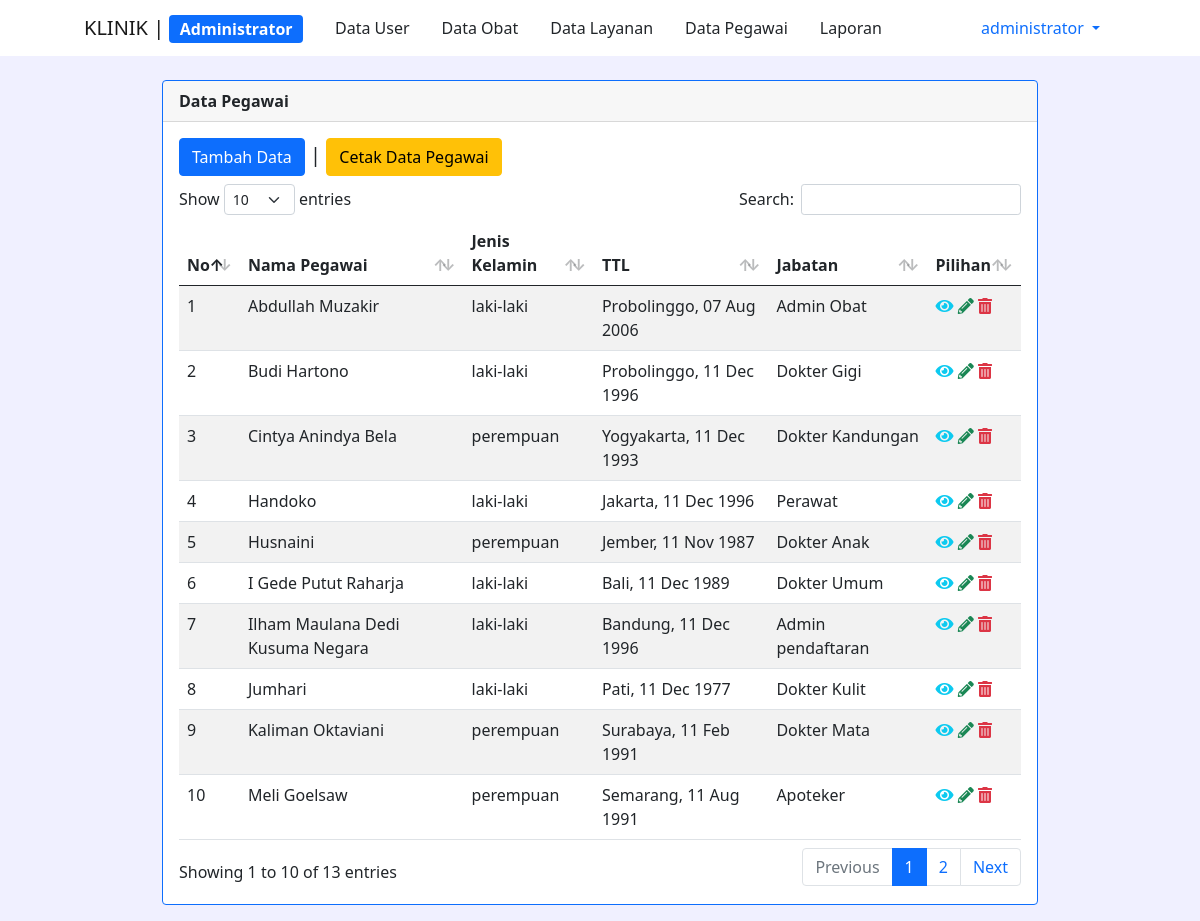
The page /pages/admin/data_pegawai.php (signed in) on the database its author committed.
### tables this page shows
CREATE TABLE `pegawai` (
  `id` int(11) NOT NULL,
  `nama_pegawai` varchar(50) NOT NULL,
  `jenis_kelamin` varchar(10) NOT NULL,
  `tanggal_lahir` date NOT NULL,
  `tempat_lahir` varchar(35) NOT NULL,
  `jabatan` varchar(25) NOT NULL,
  `agama` varchar(10) NOT NULL,
  `alamat` varchar(200) NOT NULL,
  `pendidikan` varchar(15) NOT NULL,
  `foto` varchar(200) NOT NULL
);

### pages/admin/data_pegawai.php (the view, shortened to what this page needs)
<?php
include '../../layouts/backend/header.php';
?>
<div class="container-fluid">
  <div class="row col">
    <?php include_once('../../layouts/menu.php'); ?>
  </div>
  <div class="row d-flex justify-content-center mt-4 mx-5">
    <div class="col-10">
      <div class="card border-primary mb-3">
        <div class="card-header fw-bold">Data Pegawai</div>
        <div class="card-body">
          <h5 class="card-title"><a href="../pegawai_data/tambah.php" class="btn btn-primary">Tambah Data</a> | <a href="../laporan/laporan_pegawai.php" class="btn btn-warning">Cetak Data Pegawai</a></h5>
          <table id="example" class="table table-striped" style="width:100%">
            <thead>
              <tr>
                <th>No</th>
                <th>Nama Pegawai</th>
                <th>Jenis Kelamin</th>
                <th>TTL</th>
                <th>Jabatan</th>
                <th>Pilihan</th>
              </tr>
            </thead>
            <tbody>
              <?php
              $query = "SELECT * FROM pegawai ORDER BY nama_pegawai ASC";
              $result = mysqli_query($koneksi, $query);
              $no = 1;
              while ($row = mysqli_fetch_assoc($result)) {
                $tgl_lahir = strftime("%d %b %Y", strtotime($row['tanggal_lahir']));
              ?>
                <tr>
                  <td><?php echo $no; ?></td>
                  <td><?php echo $row['nama_pegawai']; ?></td>
                  <td><?php echo strtolower($row['jenis_kelamin']); ?></td>
                  <td><?php echo $row['tempat_lahir'] . ', ' . $tgl_lahir; ?></td>
                  <td><?php echo $row['jabatan']; ?></td>
                  <td>
                    <a href="#" class="text-info" data-bs-toggle="modal" data-bs-target="#exampleModal<?= $row['id'] ?>"><i class="fas fa-eye"></i></a>
                    <a href="../pegawai_data/edit.php?id=<?php echo $row['id']; ?>" class="text-success"><i class="fas fa-pencil-alt"></i></a>
                    <a href="../pegawai_data/hapus.php?id=<?php echo $row['id']; ?>" class="text-danger"><i class="fas fa-trash-alt"></i></a>
                  </td>
                </tr>
              <?php
                $no++;
              }
              ?>
            </tbody>
          </table>
        </div>
      </div>
    </div>
  </div>
</div>
<?php include '../../layouts/backend/footer.php'; ?>

### rows shown on the page
pegawai: nama_pegawai "Abdullah Muzakir", jenis_kelamin "laki-laki", tempat_lahir "Probolinggo", tanggal_lahir "07 Aug 2006", jabatan "Admin Obat"
pegawai: nama_pegawai "Budi Hartono", jenis_kelamin "laki-laki", tempat_lahir "Probolinggo", tanggal_lahir "11 Dec 1996", jabatan "Dokter Gigi"
pegawai: nama_pegawai "Cintya Anindya Bela", jenis_kelamin "perempuan", tempat_lahir "Yogyakarta", tanggal_lahir "11 Dec 1993", jabatan "Dokter Kandungan"
pegawai: nama_pegawai "Handoko", jenis_kelamin "laki-laki", tempat_lahir "Jakarta", tanggal_lahir "11 Dec 1996", jabatan "Perawat"
pegawai: nama_pegawai "Husnaini", jenis_kelamin "perempuan", tempat_lahir "Jember", tanggal_lahir "11 Nov 1987", jabatan "Dokter Anak"
pegawai: nama_pegawai "I Gede Putut Raharja", jenis_kelamin "laki-laki", tempat_lahir "Bali", tanggal_lahir "11 Dec 1989", jabatan "Dokter Umum"
pegawai: nama_pegawai "Ilham Maulana Dedi Kusuma Negara", jenis_kelamin "laki-laki", tempat_lahir "Bandung", tanggal_lahir "11 Dec 1996", jabatan "Admin pendaftaran"
pegawai: nama_pegawai "Jumhari", jenis_kelamin "laki-laki", tempat_lahir "Pati", tanggal_lahir "11 Dec 1977", jabatan "Dokter Kulit"
pegawai: nama_pegawai "Kaliman Oktaviani", jenis_kelamin "perempuan", tempat_lahir "Surabaya", tanggal_lahir "11 Feb 1991", jabatan "Dokter Mata"
pegawai: nama_pegawai "Meli Goelsaw", jenis_kelamin "perempuan", tempat_lahir "Semarang", tanggal_lahir "11 Aug 1991", jabatan "Apoteker"

### other values the page prints
$_SESSION['username'] "administrator"
